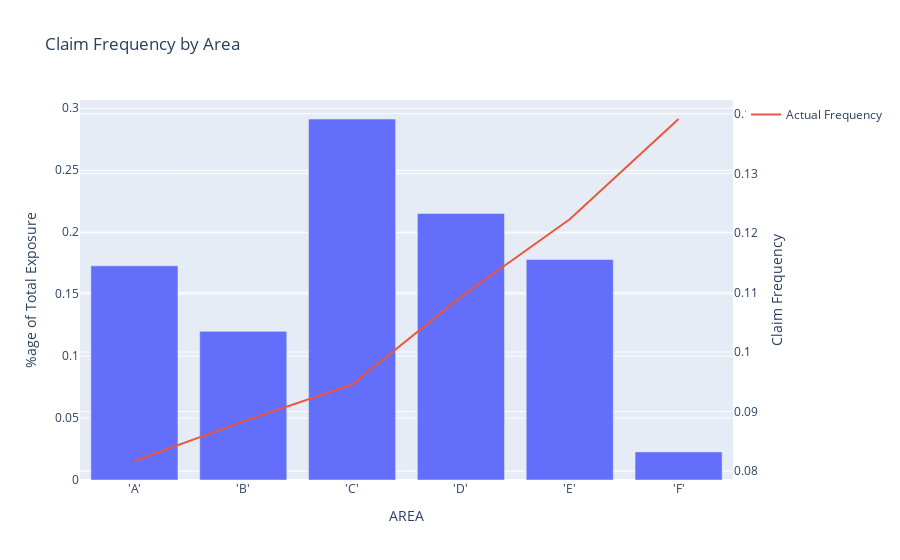

Notebook source saved alongside this figure:
### Code cell
#convert snowpark dataframe to pandas dataframe
area_exposure_pd_df=area_exposure_df.to_pandas()

# Set up the figure and axis
fig, ax1 = plt.subplots(figsize=(10, 6))

# Plot the blue bars for the percentage of total exposure
ax1.bar(area_exposure_pd_df['AREA'], area_exposure_pd_df['PERCENTAGE_OF_TOTAL_EXPOSURE'], color='blue', label='% of Total Exposure')
ax1.set_xlabel('Area')
ax1.set_ylabel('% of Total Exposure', color='blue')
ax1.tick_params(axis='y', labelcolor='blue')

# Create a second y-axis for the red line plot
ax2 = ax1.twinx()
ax2.plot(area_exposure_pd_df['AREA'], area_exposure_pd_df['CLAIMS_PER_UNIT_EXPOSURE'], color='red', label='Claim Frequency', marker='o')
ax2.set_ylabel('Claim Frequency', color='red')
ax2.tick_params(axis='y', labelcolor='red')

# Set title and show the plot
plt.title('Claim Frequency by Area')
fig.tight_layout()
plt.show()

### Figure 1 — Plotly figure (JSON) as saved in the notebook; plotly's stock layout.template omitted (floating-point values rounded to 4 significant figures)
{"data": [{"alignmentgroup": "True", "hovertemplate": "AREA=%{x}<br>%age of Total Exposure=%{y}<extra></extra>", "legendgroup": "", "marker": {"color": "#636efa", "pattern": {"shape": ""}}, "name": "", "offsetgroup": "", "orientation": "v", "showlegend": false, "textposition": "auto", "type": "bar", "x": ["'A'", "'B'", "'C'", "'D'", "'E'", "'F'"], "xaxis": "x", "y": [0.1729, 0.12, 0.2914, 0.2151, 0.178, 0.02268], "yaxis": "y"}, {"mode": "lines", "name": "Actual Frequency", "type": "scatter", "x": ["'A'", "'B'", "'C'", "'D'", "'E'", "'F'"], "y": [0.0817, 0.08835, 0.09454, 0.1093, 0.1223, 0.1391], "yaxis": "y2"}], "layout": {"barmode": "relative", "legend": {"tracegroupgap": 0}, "title": {"text": "Claim Frequency by Area"}, "xaxis": {"anchor": "y", "domain": [0, 1], "title": {"text": "AREA"}}, "yaxis": {"anchor": "x", "domain": [0, 1], "title": {"text": "%age of Total Exposure"}}, "yaxis2": {"overlaying": "y", "side": "right", "title": {"text": "Claim Frequency"}}}}
